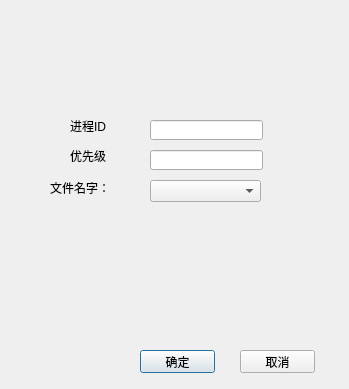
<?xml version="1.0" encoding="UTF-8"?>
<ui version="4.0">
 <class>Create_Dialog</class>
 <widget class="QDialog" name="Create_Dialog">
  <property name="geometry">
   <rect>
    <x>0</x>
    <y>0</y>
    <width>349</width>
    <height>389</height>
   </rect>
  </property>
  <property name="windowTitle">
   <string>Dialog</string>
  </property>
  <widget class="QPushButton" name="pushButton">
   <property name="geometry">
    <rect>
     <x>140</x>
     <y>350</y>
     <width>75</width>
     <height>23</height>
    </rect>
   </property>
   <property name="text">
    <string>确定</string>
   </property>
  </widget>
  <widget class="QPushButton" name="pushButton_2">
   <property name="geometry">
    <rect>
     <x>240</x>
     <y>350</y>
     <width>75</width>
     <height>23</height>
    </rect>
   </property>
   <property name="text">
    <string>取消</string>
   </property>
  </widget>
  <widget class="QLabel" name="label">
   <property name="geometry">
    <rect>
     <x>70</x>
     <y>120</y>
     <width>54</width>
     <height>12</height>
    </rect>
   </property>
   <property name="text">
    <string>进程ID</string>
   </property>
  </widget>
  <widget class="QLabel" name="label_2">
   <property name="geometry">
    <rect>
     <x>70</x>
     <y>150</y>
     <width>54</width>
     <height>12</height>
    </rect>
   </property>
   <property name="text">
    <string>优先级</string>
   </property>
  </widget>
  <widget class="QLabel" name="label_3">
   <property name="geometry">
    <rect>
     <x>50</x>
     <y>180</y>
     <width>61</width>
     <height>16</height>
    </rect>
   </property>
   <property name="text">
    <string>文件名字：</string>
   </property>
  </widget>
  <widget class="QLineEdit" name="create_PID">
   <property name="geometry">
    <rect>
     <x>150</x>
     <y>120</y>
     <width>113</width>
     <height>20</height>
    </rect>
   </property>
  </widget>
  <widget class="QLineEdit" name="create_Pritor">
   <property name="geometry">
    <rect>
     <x>150</x>
     <y>150</y>
     <width>113</width>
     <height>20</height>
    </rect>
   </property>
  </widget>
  <widget class="QComboBox" name="cbBox_filename">
   <property name="geometry">
    <rect>
     <x>150</x>
     <y>180</y>
     <width>111</width>
     <height>22</height>
    </rect>
   </property>
  </widget>
 </widget>
 <resources/>
 <connections/>
</ui>
